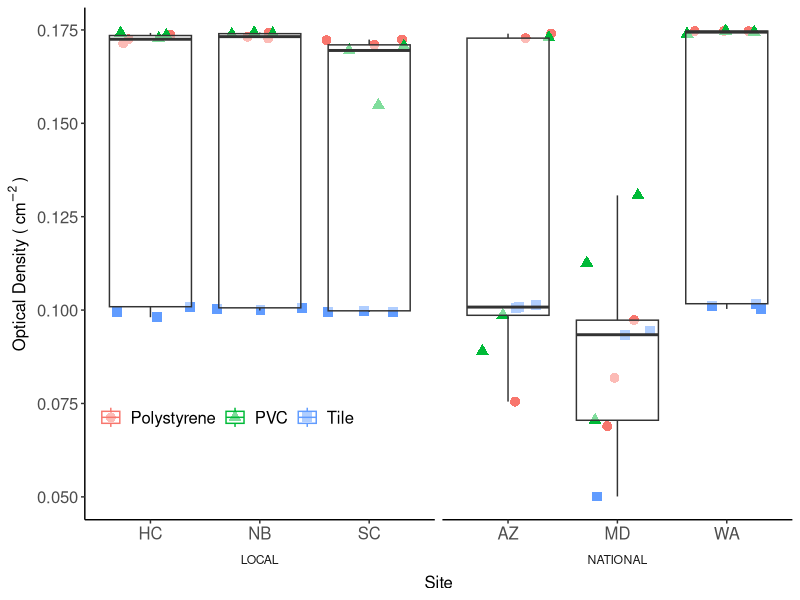
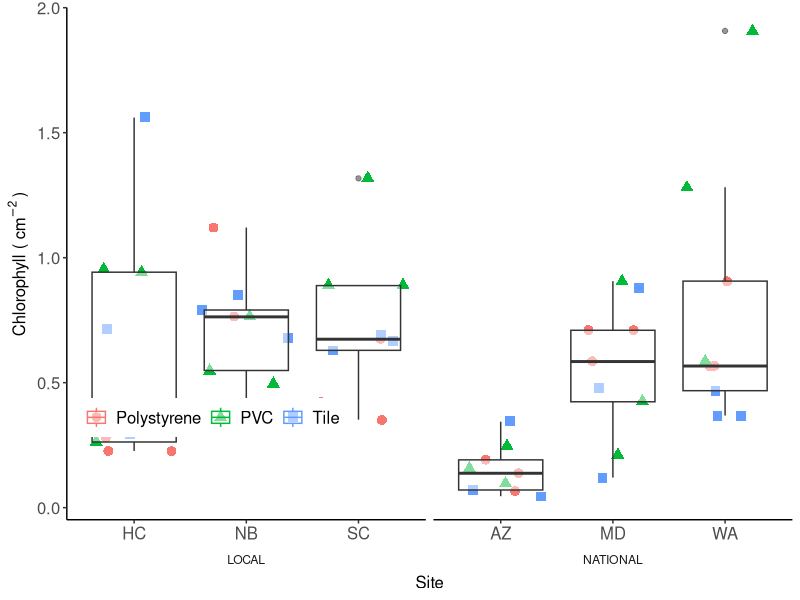
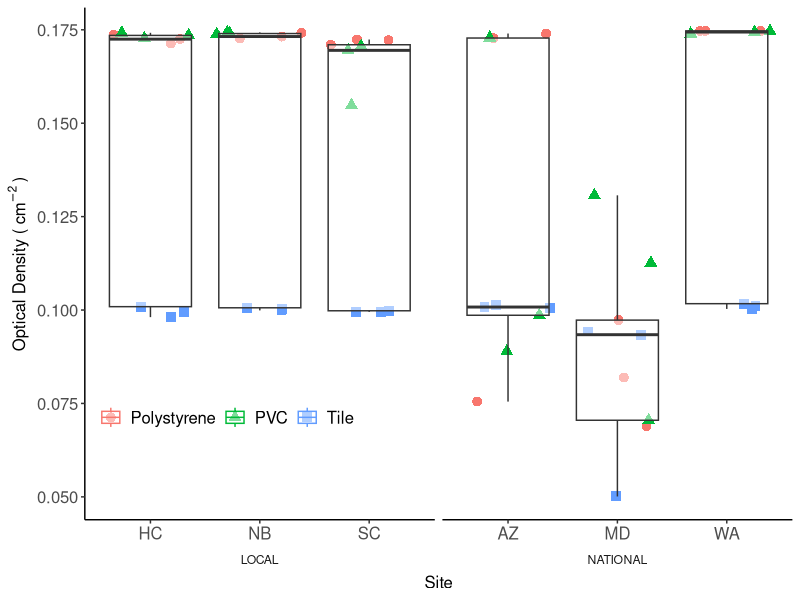
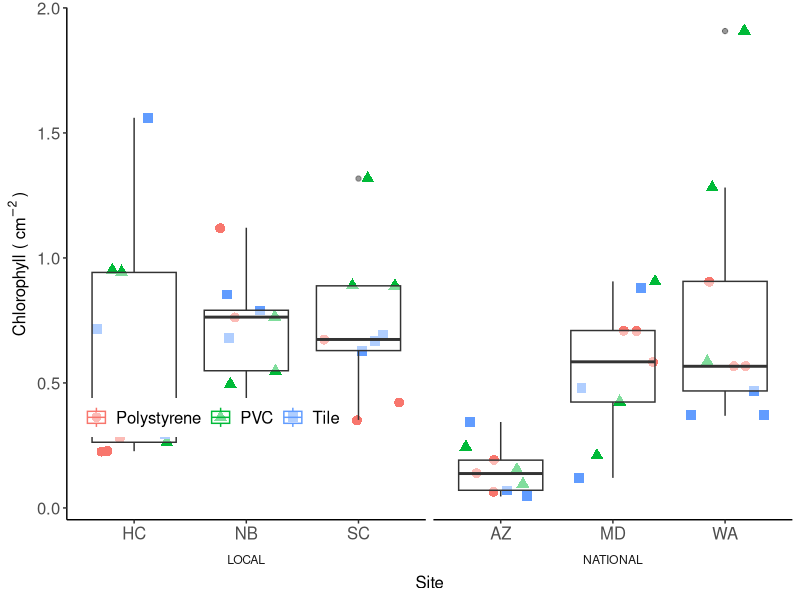

Reproduce these figures in R, in order.
## ---- chunk 1
knitr::opts_chunk$set(echo = TRUE)

##Loading Packages
# ipak function: install and load multiple R packages.
# checks to see if packages are installed. Install them if they are not, then load them into the R session.
ipak <- function(pkg){
    new.pkg <- pkg[!(pkg %in% installed.packages()[, "Package"])]
    if (length(new.pkg)) 
        install.packages(new.pkg, dependencies = TRUE, repos='http://cran.us.r-project.org')
    sapply(pkg, require, character.only = TRUE)
}
# Package list.  Contains all needed packages as a this writing.  To update, simply add new package name to the list!
packages <- c("ggplot2", 
              "plyr", 
              "reshape2", 
              "RColorBrewer", 
              "scales", 
              "grid",
              "VennDiagram",
              "bibtex",
              "vegan",
              "RAM",
              "tidyr",
              "Rmisc",
              "glue",
              "reshape",
              "reshape2",
              "lemon",
              "gapminder",
              "magrittr",
              "dplyr",
              "ggpubr",
              "gridExtra",
              "patternplot",
              "tibble",
              "gplots",
              "broom",
              "data.table",
              "devtools")
ipak(packages)

## ---- chunk 2
CrystalViolet.df<-read.csv(file="CV_RawData.csv")

## ---- chunk 3

CV_Plot<-ggplot(CrystalViolet.df,aes(x=SITE,y=OPTICAL_DENSITY,group=SITE,shape=SUBSTRATE,color=SUBSTRATE))+
  geom_jitter(size=3)+
  theme_classic()+
  theme(legend.position=c(.2,.2),
        legend.direction = "horizontal",
        legend.title=element_blank(),
        axis.text=element_text(size=12),
        axis.title=element_text(size=12),
        legend.text=element_text(size=12),
        strip.background = element_blank(),
        strip.placement = "outside")+
  geom_boxplot(alpha=0.5)+
  labs(y=bquote('Optical Density ('~cm^-2~')'),x='Site')+
  facet_grid(~LOCATION, switch= "x", scales = "free_x", space = "free_x")

CV_Plot

ggsave("CV_Plot.jpeg", device = "jpeg", width = 12, height = 8.5, units = "in")

## ---- chunk 4
Chlorophyll.df<-read.csv(file="Chl_RawData.csv")
## ---- chunk 5
Chlorophyll.df$CHLOROPHYLL =abs(286 * (((abs(Chlorophyll.df$X650B)-abs(Chlorophyll.df$X750B))-(abs(Chlorophyll.df$X650A)-abs(Chlorophyll.df$X750A))*5)/Chlorophyll.df$SUBSTRATE_AREA))
## ---- chunk 6
Chl_Plot<-ggplot(Chlorophyll.df,aes(x=SITE,y=CHLOROPHYLL,group=SITE,shape=SUBSTRATE,color=SUBSTRATE))+
  geom_jitter(size=3)+
  theme_classic()+
  theme(legend.position=c(.2,.2),
        legend.direction = "horizontal",
        legend.title=element_blank(),
        axis.text=element_text(size=12),
        axis.title=element_text(size=12),
        legend.text=element_text(size=12),
        strip.background = element_blank(),
        strip.placement = "outside")+
  geom_boxplot(alpha=0.5)+
  labs(y=bquote('Chlorophyll ('~cm^-2~')'),x='Site')+
  facet_grid(~LOCATION, switch= "x", scales = "free_x", space = "free_x")

Chl_Plot

ggsave("Chl_Plot.jpeg", device = "jpeg", width = 12, height = 8.5, units = "in")
